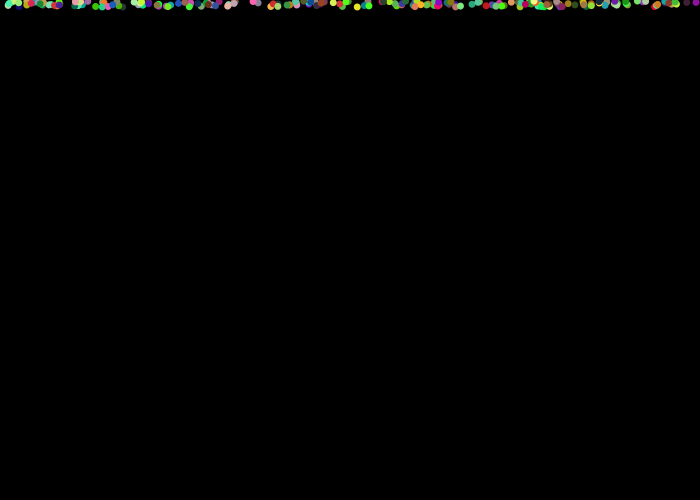
Frame 1 (no input)
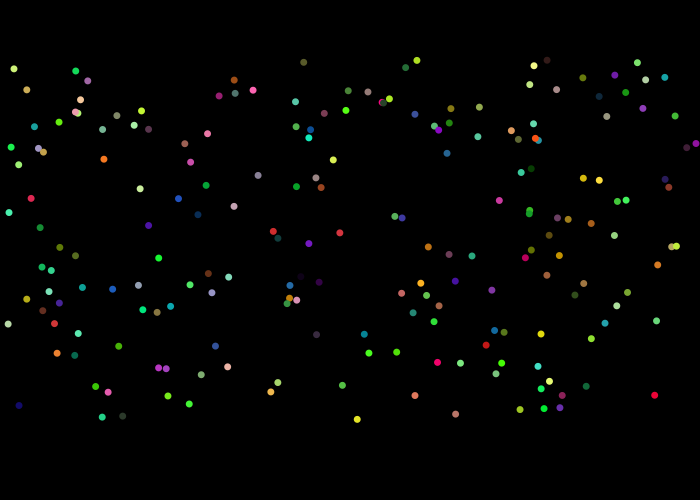
Frame 60 (the mouse pressed at the canvas centre just before this capture)
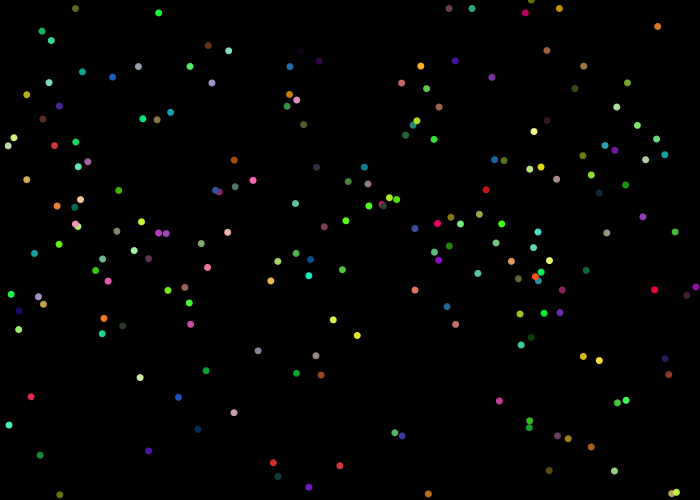
Frame 120 (the mouse held since frame 60 and released just before this capture)

The Processing sketch that drew these frames (run headless with seeded random() and noise(); from frame 60 on, the mouse is pressed at the canvas centre):

// Processing sketch: processing_90855
// ── processing_90855.pde

//following instructions from http://www.shiffman.net/itp/classes/ppaint/week5/index.html

int MAX = 200;
//float easing = 0.80;

World[] myWorlds = new World[MAX];

void setup()
{
   size (700,500);
   //set colorMode
   colorMode (RGB, 255,255,255,100);
   
   for (int i=0;i<MAX;i++)
   {
    color tempcolor = color (random(255), random(255), random(200));
    myWorlds[i] = new World(tempcolor, random(width), 0, random(1,7)); //can add easing here if I want but I'm not sure 
   }
}

void draw()
{
  background (0);
  // for every world in the myWorlds array, call the move and draw functions
  for (int i=0;i<MAX;i++)
 {
   myWorlds[i].move();
   myWorlds[i].make(); 
 }
}

class World
{
  color c;
  float xpos;
  float ypos;
  float yvel;
  
  //Constructor//
  World(color c_, float xpos_, float ypos_, float yvel_)
  {
    c = c_;
    xpos = xpos_;
    ypos = ypos_;
    yvel = yvel_;
  }
  
  void make ()
  {
    fill (c);
    noStroke();
    ellipse (xpos, ypos, 7,7);
  }
  
  void move ()
  {
   ypos = ypos + yvel;
   if (ypos > height) {ypos = 0;} 
  }
}
